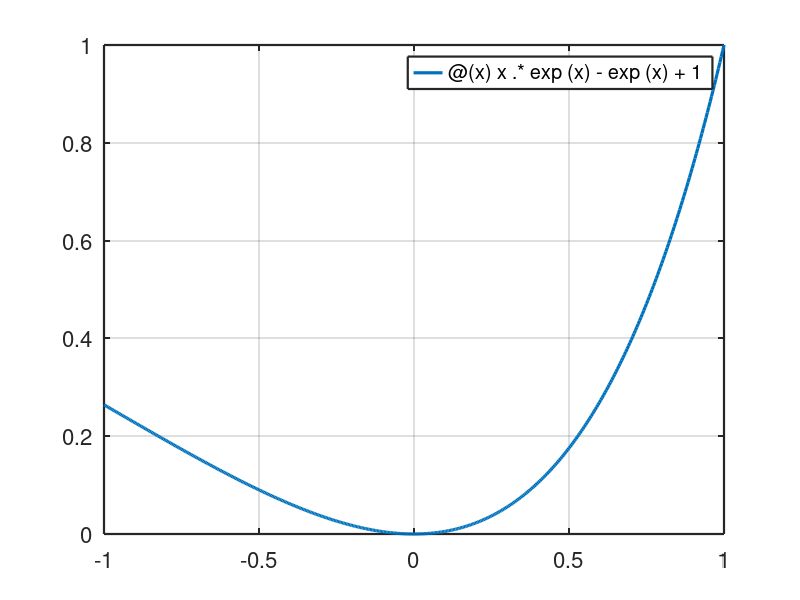

Here is the MATLAB script that generated this plot: (Note: this script raises an error after producing the figure.)
%%%% mn_taller2.m
%%% clear elimina variables
%%% clc borra linea de comandos
%%% close cierra ventanas de figuras
clc, close all, clear all
global delta maxiter
delta = 1e-6;
maxiter = 15;
scrsz = get(groot,'ScreenSize');
%%%
set(0,'defaultaxesfontsize',16,'defaultaxeslinewidth',1.6,...
   'defaultlinelinewidth',2.3,'defaultpatchlinewidth',.7)
%%%%
%%% eje 1 c
% f = @(x) x.^2-x+2;
% fp = @(x) 2*x - 1;
% p0=-1.5;
% p1 = p0 - f(p0)/fp(p0)
% p2 = p1 - f(p1)/fp(p1)
% % %%% no hay convergencia en el metodo de Newton
%  [p0, err, k, y] = newton (f, fp, -1.5, delta, delta, maxiter)
% % %%% las dos raices de f son complejas
%  syms x
%  raices = vpasolve(f(x)==0,x)
%  x = linspace(-4,4);
%  figure('Position',[scrsz(3)*2/3 scrsz(4)/2 scrsz(4)/2 scrsz(4)/3])
%  plot(x,f(x),'r'), grid on
% %%%% parabola abierta hacia arriba que no toca el eje x
%%% eje 2 
% h = @(x) 1./x;
% f = @(x) (x-2).^2 + (1./x-1).^2;
% %%% ceros de su derivada
% fp = @(x) 2*(x-2) + 2*(1./x-1).*(-1/x.^2);
% fpp = @(x) 2+2*(1./x-1).*(2./x^3)+2*(1./x^4);
% [p0, err, k, y] = newton (fp, fpp, 1, delta, delta, maxiter)
% x = linspace(0.5,3);
% figure('Position',[scrsz(3)*2/3 scrsz(4)/2 scrsz(4)/2 scrsz(4)/3])
% plot(x,h(x),'r',2,1,'g*'), grid on
% title('1/x y (2,1)')

%%% eje 4 b
% f = @(x) 2.^-x+exp(x) + 2*cos(x) - 6;
% fp = @(x) -log(2)*2.^-x + exp(x) -2*sin(x);
% [p0, err, k, y] = newton (f, fp, 1.5, delta, delta, maxiter)
%   figure('Position',[scrsz(3)*2/3 scrsz(4)/2 scrsz(4)/2 scrsz(4)/3])
%  fplot(f,'r',[1,3]),grid on

% %%%% eje 4 c
% f =@(x) x-tan(x);
% fp = @(x) 1-sec(x).^2;
%  [p0, err, k, y] = newton (f, fp, -.2, delta, delta, maxiter)
%  figure('Position',[scrsz(3)*2/3 scrsz(4)/2 scrsz(4)/2 scrsz(4)/3])
% fplot(f,'r'),grid on
%  
%  figure('Position',[scrsz(3)*2/3 scrsz(4)/2 scrsz(4)/2 scrsz(4)/3])
% fplot(f,[-0.005,0.005]),grid on
%%%

%%% eje 4 d
% f =@(x) 1./x-tan(x);
% fp = @(x) -1./x^2-sec(x).^2;
%  [p0, err, k, y] = newton (f, fp, -3.5, delta, delta, maxiter)
%  figure('Position',[scrsz(3)*2/3 scrsz(4)/2 scrsz(4)/2 scrsz(4)/3])
% fplot(f,'r'),grid on
%  
%  figure('Position',[scrsz(3)*2/3 scrsz(4)/2 scrsz(4)/2 scrsz(4)/3])
% fplot(f,[0.5,1]),grid on
%%%
%%%% eje 6 
f = @(x) x.*exp(x) - exp(x) + 1;
fp = @(x) x.*exp(x) + exp(x) - exp(x);
fpp = @(x) x.*exp(x) + exp(x) + exp(x) - exp(x);
f0=f(0)
fp0=fp(0)
fpp0=fpp(0)
%%% 0 es un cero de multiplicidad 3
%% el metodo de Newton es de convergencia lineal en este caso
  figure('Position',[scrsz(3)*2/3 scrsz(4)/2 scrsz(4)/2 scrsz(4)/3])
 fplot(f,[-1,1]),grid on
  [p0, err, k, y] = newton (f, fp, .8, delta, delta, maxiter)
%%%% eje 7
f = @(x) x.^4+2*x.^3-7*x.^2+3;
fp = @(x) 4*x.^3 + 6*x.^2 - 14*x;
figure('Position',[scrsz(3)*2/3 scrsz(4)/2 scrsz(4)/2 scrsz(4)/3])
fplot(f,'r',[-4,2]),grid on
   syms x
   T = vpasolve(x^4+2*x^3-7*x^2+3 == 0,x);
  %% modificacion de rutina newton.m
  %% informa la lista de iterados y no solamente el ultimo
[list, err, k, y] = newtonlista (f, fp, 0.2, delta, delta, maxiter)
%p = 0.79128784;
p = 1.6180339887;
er = abs(list - p);
er1 = er(1:end-1);
er2 = (er(1:end-1)).^2;
T1 = [1:length(er1)]'; 
T2 = list(2:end);
T3 = er(2:end)./er1;
T4 = er(2:end)./er2;

 varNames = {'k','p_{k}','|p-p_{k}|/|p-p_{k-1}|',...
     '|p-p_{k}|/|p-p_{k-1}|^2'};
Ta = table(T1,T2,T3,T4,'VariableNames',varNames)
 
